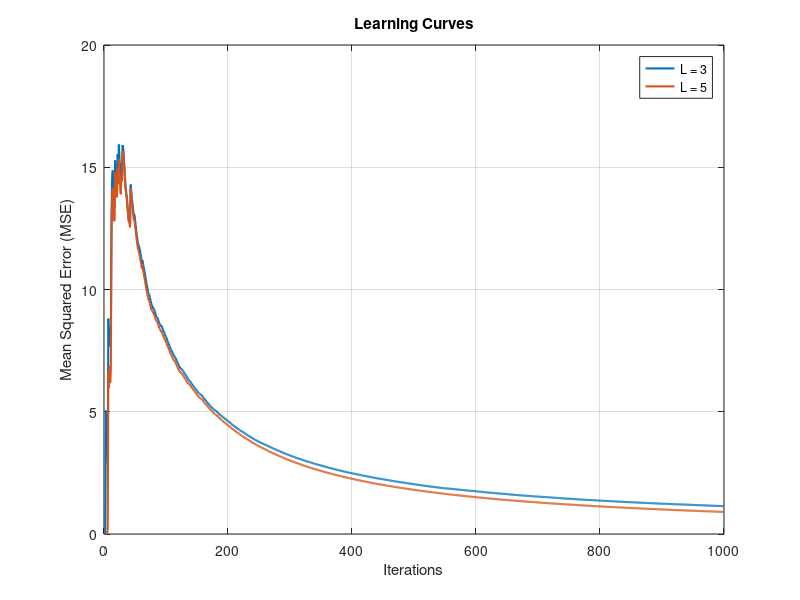

Source code (MATLAB):

N = 1000; % Samples/deigmata
x = randn(1, N); % Input signal/sima eisodou
h = [1, -0.4, -4, 0.5]; % Coefficients/Sidelestes
d = filter(h, 1, x); % d(n)
mu = 0.01; % Step size/vima μ

% Filter length/mhkos filtrou
filter_lengths = [3, 5];


learning_curves = zeros(length(filter_lengths), N);

% Loop for each length/epanalipseis gia to kathe mhkos
for idx = 1:length(filter_lengths)
    L = filter_lengths(idx); 
    w = zeros(1, L); 
    mse = zeros(1, N); 

    % Lms implementation/ilopoihsh lms
    for n = L:N
       
        X = x(n:-1:n-L+1); 
        
        % filter output/eksodos filtrou
        y = w * X'; 
        
       % Error of filter output signal compared to the desired signal/sfalma
    % eksodou
        e = d(n) - y; 
        
        %  New filter coefficients/Enimerosi sideleston me kathe epanalipsi
        w = w + mu * e * X; 
        
        
        mse(n) = e^2;
    end

   
    learning_curves(idx, :) = cumsum(mse) ./ (1:N);
end


figure;
for idx = 1:length(filter_lengths)
    plot(1:N, learning_curves(idx, :), 'LineWidth', 1.5); hold on;
end
title('Learning Curves');
xlabel('Iterations');
ylabel('Mean Squared Error (MSE)');
legend(arrayfun(@(L) sprintf('L = %d', L), filter_lengths, 'UniformOutput', false));
grid on;
